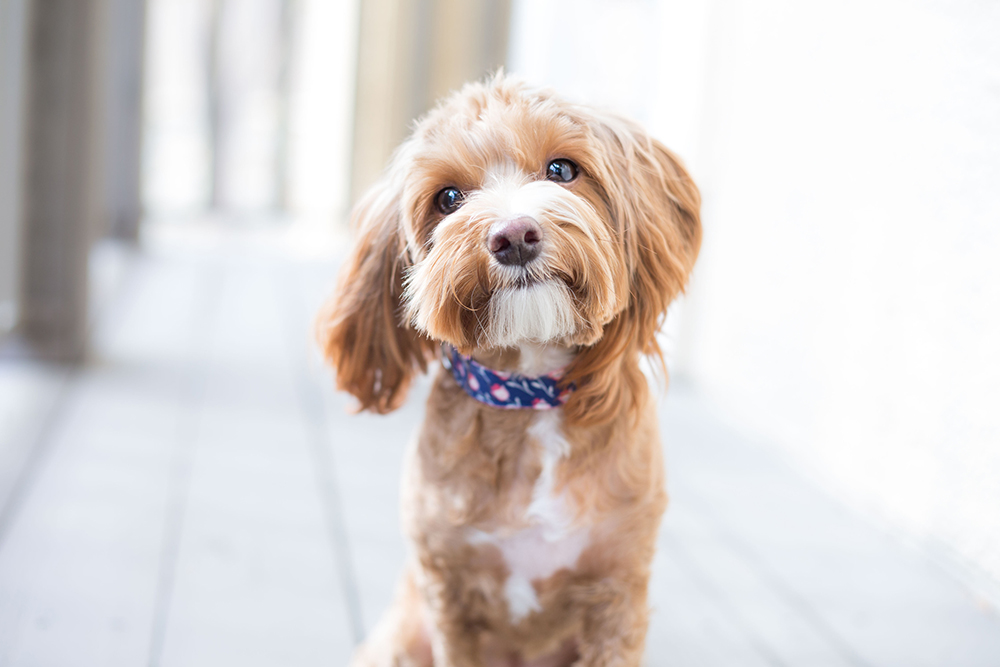
#> input picture dog.jpg, 1000 x 667 px
$ python uzduotis2.py
#> lines starting #> are read from the running program, lines starting #| are printed output that depends on the picture
# funkcija,  kuri priimtu paveikslėlį
# funkcija, kuri priimtu kontrasto, spalvingumo, aštrumo ir ryškumo reikšmes
# funkcija,  kuri išsaugoti ar ne reikšmę ir  pakoreguotų paveikslėlio nustatymus. Parodytų nuotrauką ekrane.
import os.path
from PIL import ImageEnhance, Image

# Priklausomai nuo pasirinkimo, išsaugotų arba ne.
# Išsaugoti faile, prie originalaus pavadinimo pridėję pvz. '_modified', tarkime dog_modified.jpg.
def super_foto(fotke, kontrastas, spalva, astrumas, ryskumas, ar_noriu_issaugoti=False):
#> called with fotke = 'dog.jpg', kontrastas = 3.8, spalva = 0.6, astrumas = 1, ryskumas = 1.2, ar_noriu_issaugoti = True
    foto = Image.open(fotke)
#> foto is the input picture: PIL image 1000x667 RGB; mean R, G, B 217.6, 211.2, 209.1

    nuotr = ImageEnhance.Contrast(foto) # kontrastas
    foto = nuotr.enhance(kontrastas)
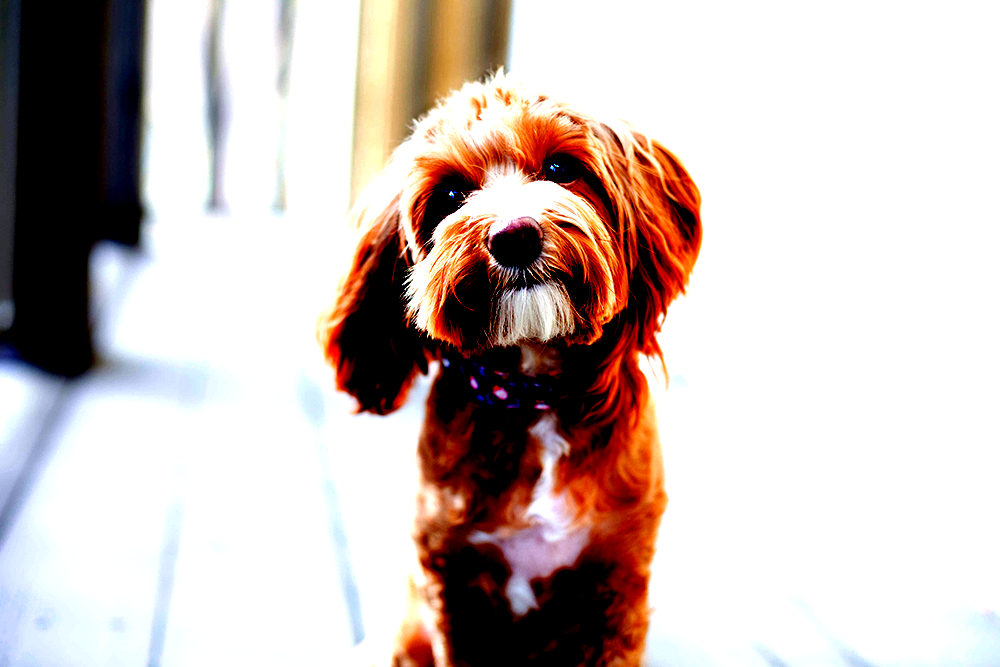
#> foto: PIL image 1000x667 RGB; mean R, G, B 202.4, 188.7, 184.6

    nuotr = ImageEnhance.Color(foto) # spalva
    foto = nuotr.enhance(spalva)
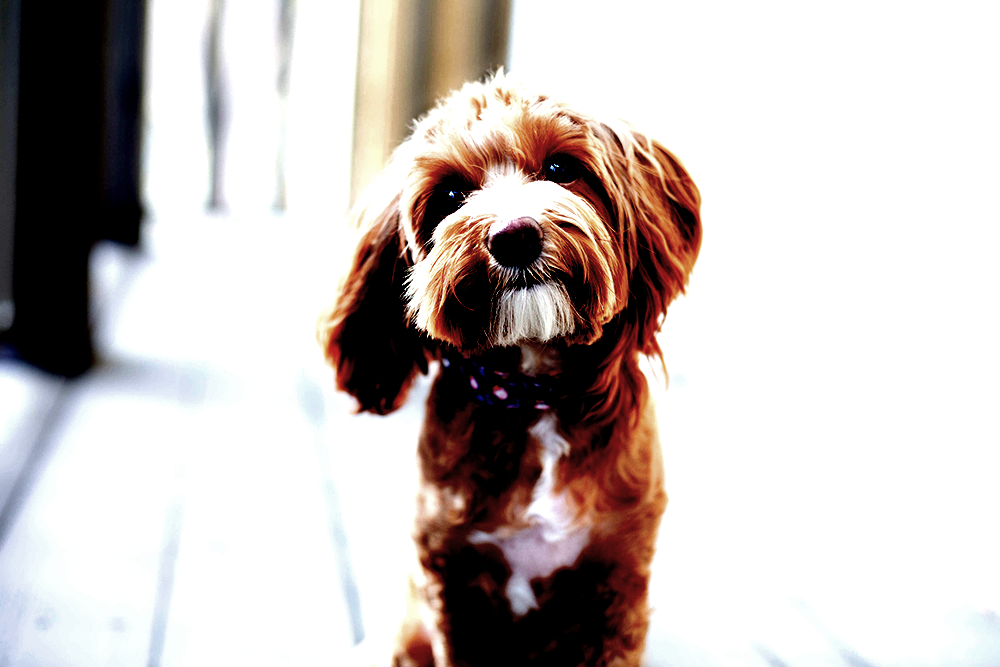
#> foto: PIL image 1000x667 RGB; mean R, G, B 198.2, 190, 187.6

    nuotr = ImageEnhance.Brightness(foto) # ryskumas
    foto = nuotr.enhance(ryskumas)
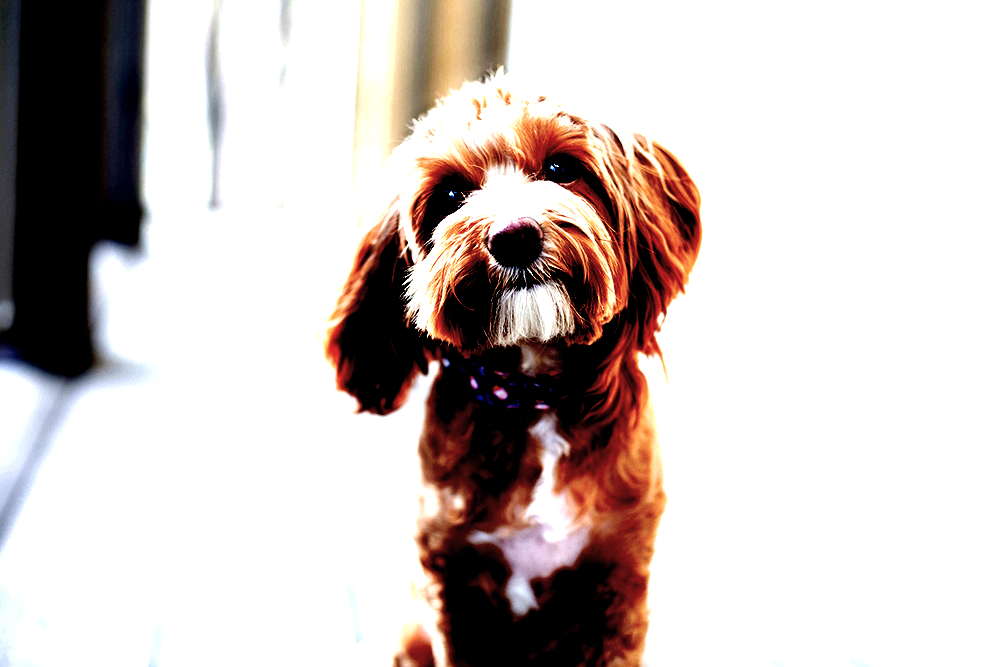
#> foto: PIL image 1000x667 RGB; mean R, G, B 204.8, 194.9, 192

    nuotr = ImageEnhance.Sharpness(foto) # astrumas
    foto = nuotr.enhance(astrumas)

    if ar_noriu_issaugoti:
        pavadinimas = os.path.splitext(fotke)[0]
        galune = os.path.splitext(fotke)[1]
        foto.save(f"{pavadinimas}_modified{galune}")
    foto.show()

super_foto('dog.jpg', 3.8, 0.6, 1, 1.2, True) # foto pavad, kontr, spalva, rysk, astr, True/false,saugoti ar ne su modified prierasu?

$ run again, with dog_modified.jpg copied over dog.jpg
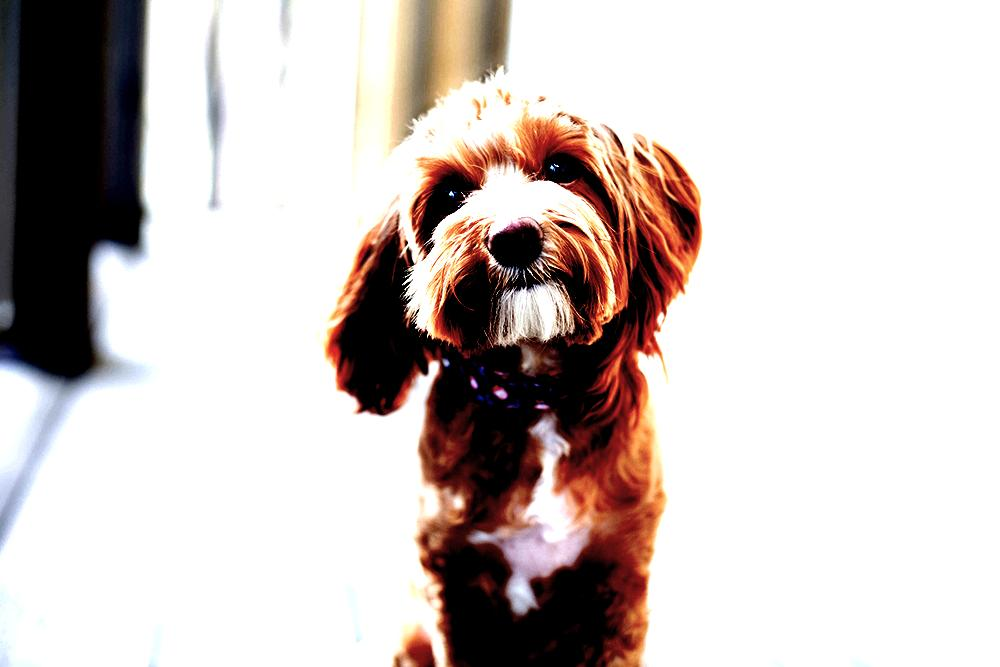
#> input picture dog_modified.jpg, 1000 x 667 px
#> in super_foto, foto is the input picture: PIL image 1000x667 RGB; mean R, G, B 204.5, 194.9, 192
#> in super_foto, `foto = nuotr.enhance(spalva)`:
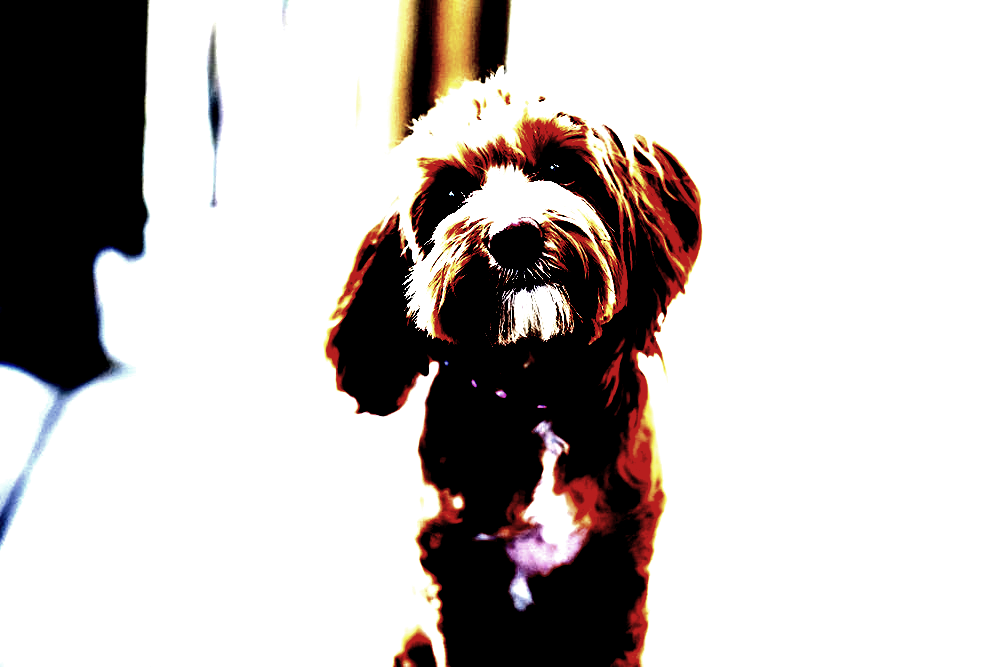
#> foto: PIL image 1000x667 RGB; mean R, G, B 193.8, 188.1, 186.2
#> in super_foto, `foto = nuotr.enhance(ryskumas)`:
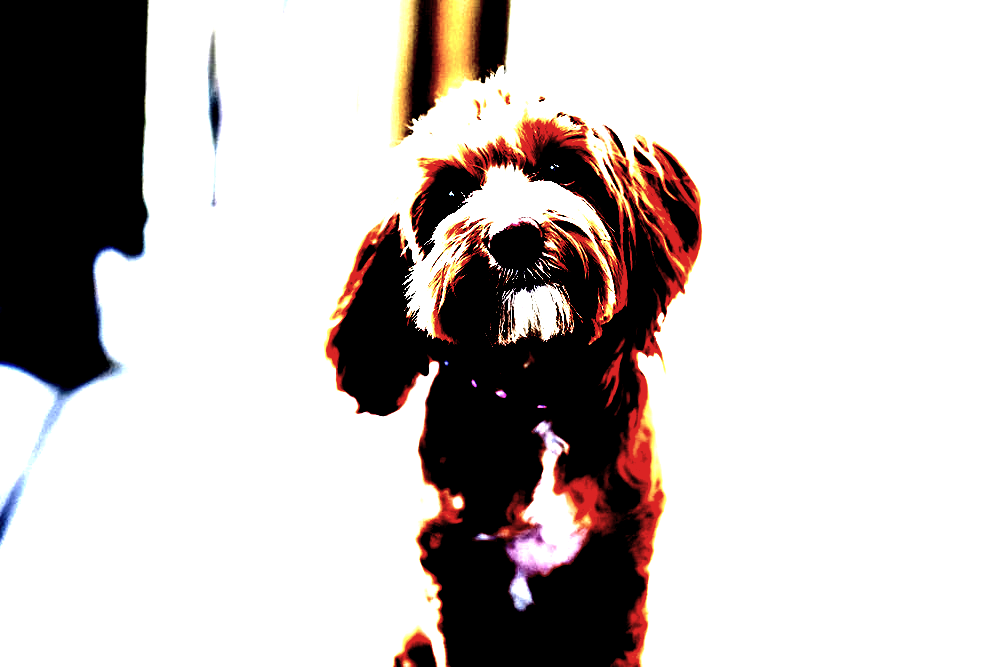
#> foto: PIL image 1000x667 RGB; mean R, G, B 196.1, 189.4, 187.5
